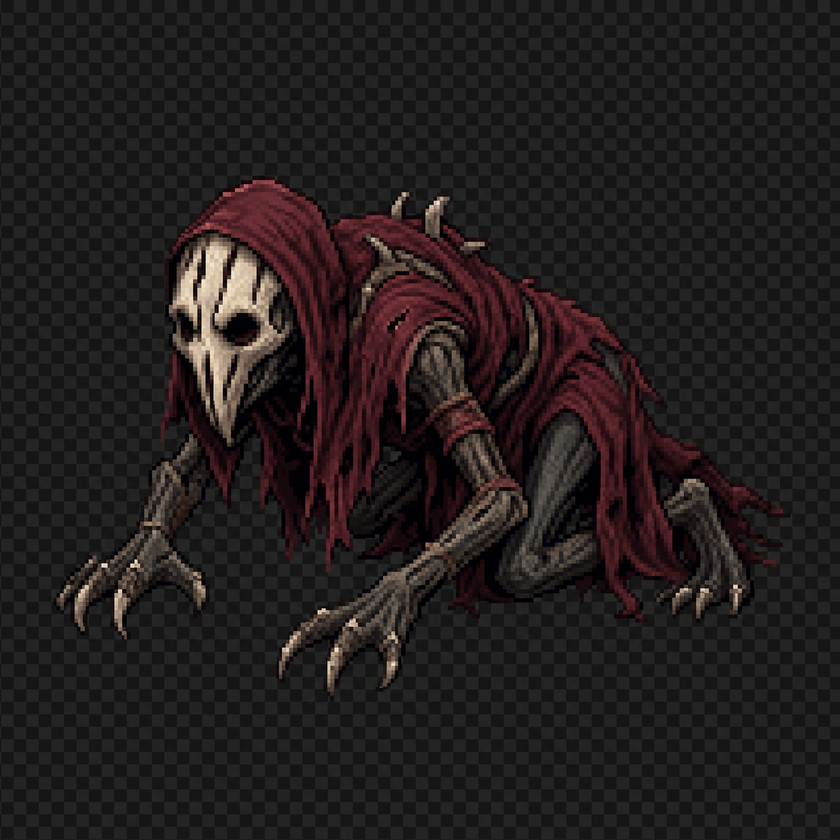
#> input picture assets/art/monster_crawler.png, 840 x 840 px, shrunk from 1254 x 1254 before the run
$ python clean_sprites.py ../assets/art/monster_crawler.png
#> lines starting #> are read from the running program, lines starting #| are printed output that depends on the picture; after the words box and inside, x2 and y2 are one past the last pixel; in counts of white or black regions, pixels touching at a corner belong together
#!/usr/bin/env python3
"""Remove baked checkerboard/white backgrounds via border flood-fill, then autocrop.
Dark sprite outlines act as a barrier; interior desaturated stone is preserved."""
import sys
from collections import deque
from PIL import Image
import numpy as np

def process(path, out=None, sat_max=26, bright_min=48):
#> called with path = '../assets/art/monster_crawler.png', sat_max = 26, bright_min = 48
    out = out or path
    im = Image.open(path).convert("RGBA")
    w, h = im.size
#> w = 840; h = 840
    arr = np.array(im)
    rgb = arr[:, :, :3].astype(int)
    mx = rgb.max(axis=2); mn = rgb.min(axis=2)
#> after `mx = rgb.max(axis=2)`:
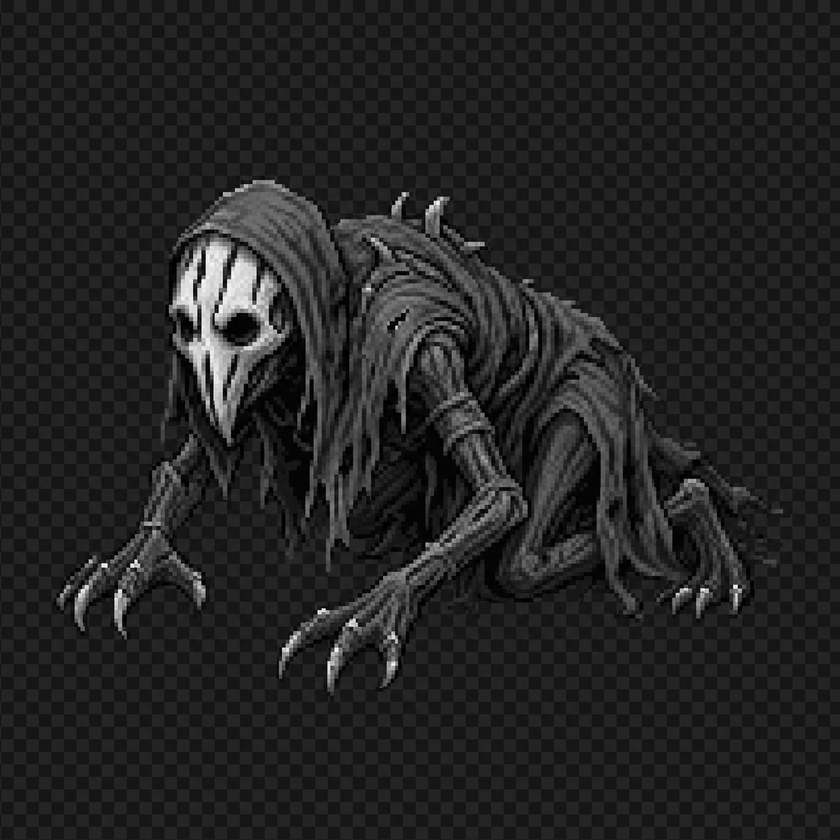
#> mx: shape (840, 840) int64; min 0, max 255, mean 35.9
#> after `mn = rgb.min(axis=2)`:
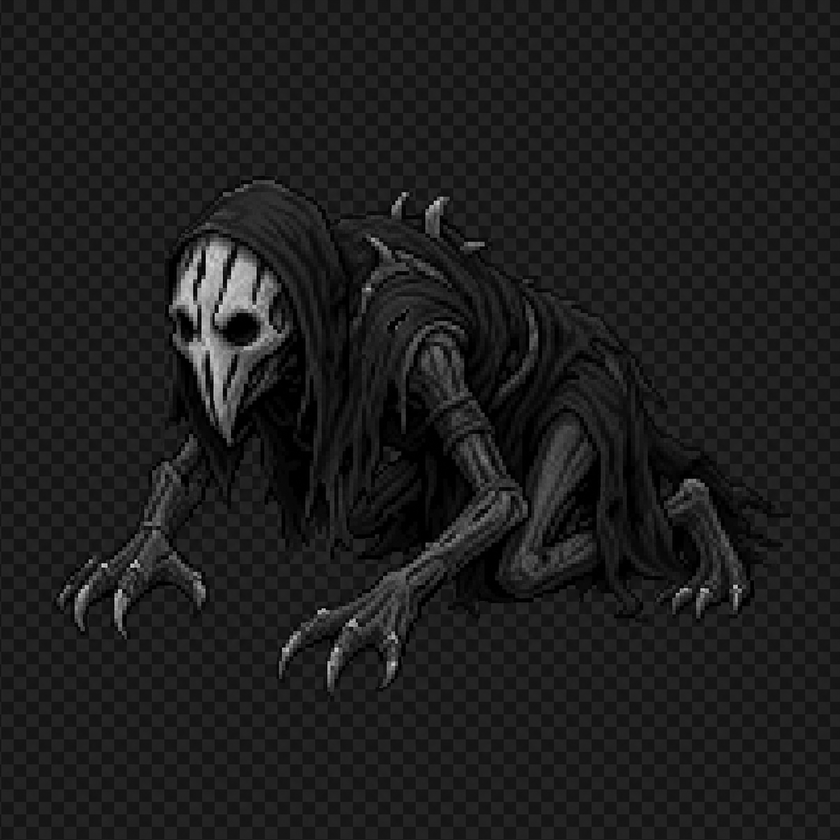
#> mn: shape (840, 840) int64; min 0, max 226, mean 29.4
    sat = mx - mn                      # low => grey/white
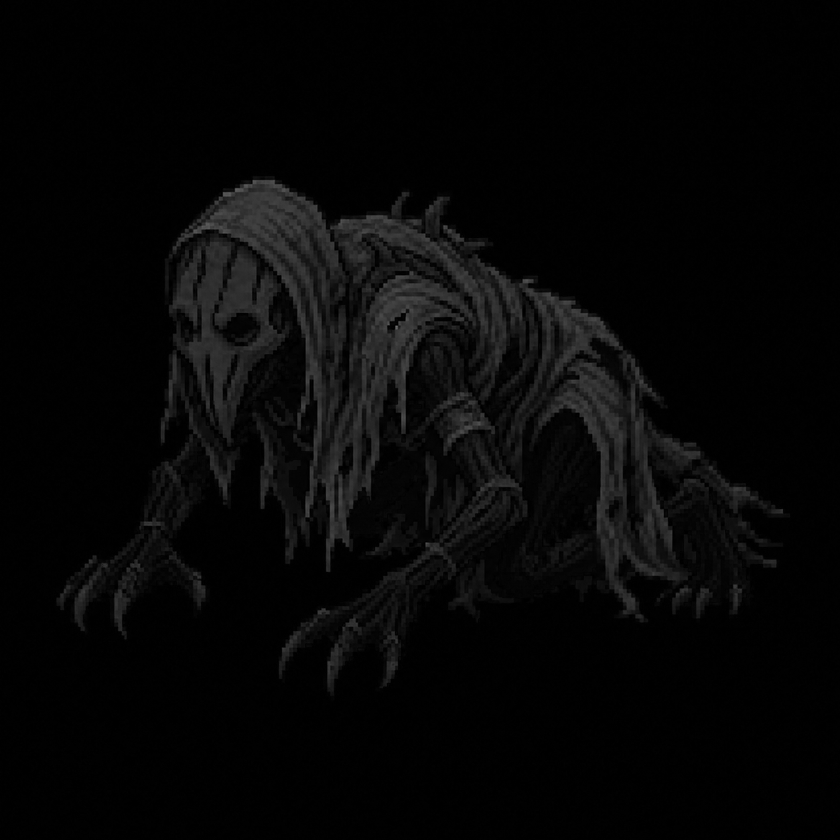
#> sat: shape (840, 840) int64; min 0, max 113, mean 6.5
    bright = mx
    # a pixel is "background-like": desaturated AND light enough (not dark outline)
    bg_like = (sat <= sat_max) & (bright >= bright_min)
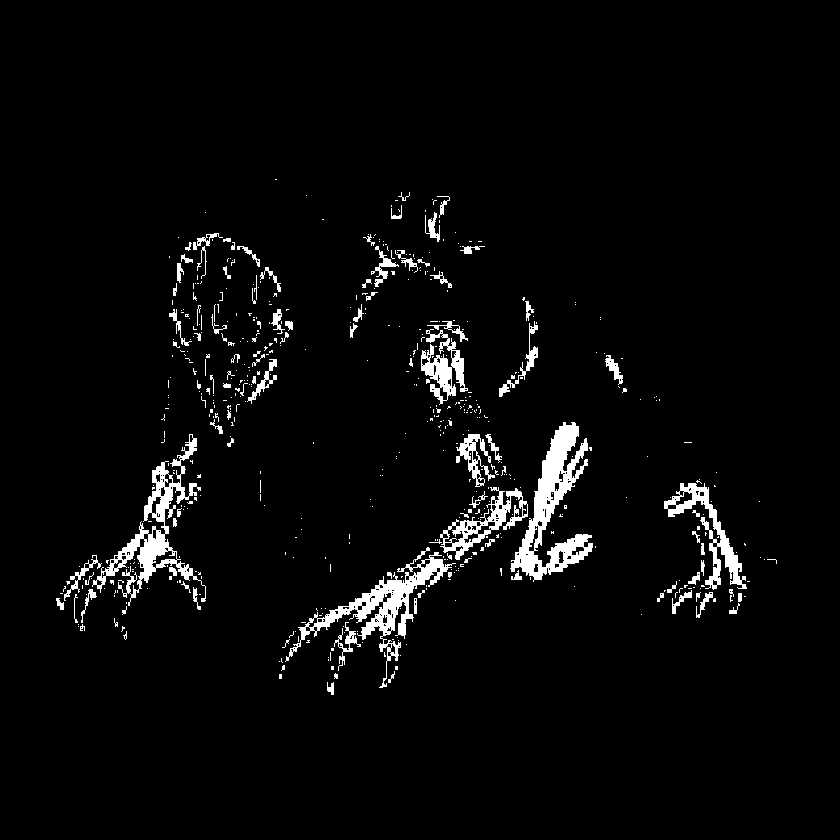
#> bg_like: shape (840, 840) bool; 3.7% white; 572 white regions (475 under 20 px), largest, box (x1, y1, x2, y2) and area: (510, 422, 593, 582) 4611, (285, 547, 456, 688) 3729, (92, 434, 206, 606) 3665
    visited = np.zeros((h, w), dtype=bool)
    q = deque()
    for x in range(w):
        for y in (0, h - 1):
            if bg_like[y, x] and not visited[y, x]:
                visited[y, x] = True; q.append((x, y))
#> visited: shape (840, 840) bool; every value is 0
    for y in range(h):
        for x in (0, w - 1):
            if bg_like[y, x] and not visited[y, x]:
                visited[y, x] = True; q.append((x, y))
    while q:
        x, y = q.popleft()
        for dx, dy in ((1,0),(-1,0),(0,1),(0,-1)):
            nx, ny = x+dx, y+dy
            if 0 <= nx < w and 0 <= ny < h and not visited[ny, nx] and bg_like[ny, nx]:
                visited[ny, nx] = True; q.append((nx, ny))
    arr[:, :, 3] = np.where(visited, 0, 255).astype(np.uint8)
    # soften 1px halo: any opaque pixel adjacent to transparent keeps, but blend edges
    im2 = Image.fromarray(arr, "RGBA")
    bbox = im2.getbbox()
#> bbox = (0, 0, 840, 840)
    if bbox:
        im2 = im2.crop(bbox)
    im2.save(out)
    return im2.size

if __name__ == "__main__":
    for p in sys.argv[1:]:
        size = process(p)
#> size = (840, 840)
        print(p, "->", size)
#| ../assets/art/monster_crawler.png -> (840, 840)
